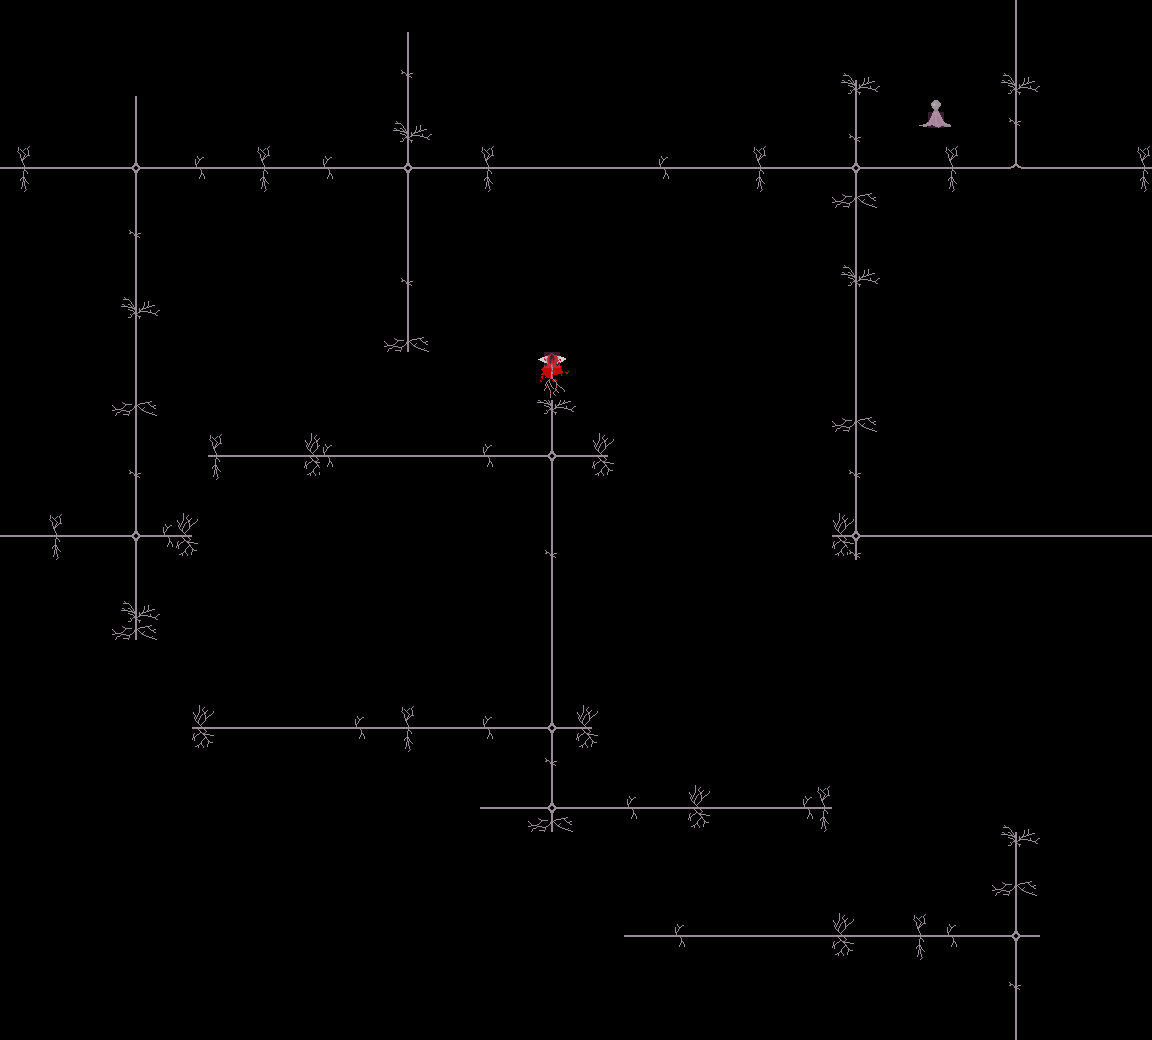

A level layout from a 2D game, rendered from its tile map. Below: a short description, then the map file with tile-grid data replaced by summaries:
An orthogonal 72x65 tile map with 16x16 px tiles, 4 tile layers (Floor, Props, Above, Collision), 2 tilesets and 11 objects.

<map version="1.10" tiledversion="1.11.0" orientation="orthogonal" renderorder="right-down" width="72" height="65" tilewidth="16" tileheight="16" infinite="0" nextlayerid="7" nextobjectid="12">
 <properties>
  <property name="looping" type="bool" value="true" />
  <property name="music" value="res/audio/music/heart.ogg" />
  <property name="music_speed" type="float" value="0.8" />
  <property name="music_volume" type="float" value="1" />
  <property name="tint" value="10,0,0,100" />
 </properties>
 <tileset firstgid="1" source="tilesets/nerve_paths.tsx" />
 <tileset firstgid="65" source="entity/electron.tsx" />
 <layer id="1" name="Floor" width="72" height="65">
  <data>[4680 cells, 327 non-empty, 4 distinct tile ids]</data>
 </layer>
 <layer id="3" name="Props" width="72" height="65">
  <data>[4680 cells, 204 non-empty, 36 distinct tile ids]</data>
 </layer>
 <objectgroup id="4" name="Entities">
  <object id="1" gid="65" x="544" y="672" width="16" height="16">
   <properties>
    <property name="script" value="electron.lua" />
    <property name="solid" type="bool" value="false" />
   </properties>
  </object>
  <object id="2" gid="65" x="448" y="736" width="16" height="16">
   <properties>
    <property name="script" value="electron.lua" />
    <property name="solid" type="bool" value="false" />
   </properties>
  </object>
  <object id="3" gid="65" x="400" y="464" width="16" height="16">
   <properties>
    <property name="script" value="electron.lua" />
    <property name="solid" type="bool" value="false" />
   </properties>
  </object>
  <object id="4" gid="65" x="128" y="368" width="16" height="16">
   <properties>
    <property name="script" value="electron.lua" />
    <property name="solid" type="bool" value="false" />
   </properties>
  </object>
  <object id="5" gid="65" x="400" y="224" width="16" height="16">
   <properties>
    <property name="script" value="electron.lua" />
    <property name="solid" type="bool" value="false" />
   </properties>
  </object>
  <object id="6" gid="65" x="848" y="176" width="16" height="16">
   <properties>
    <property name="script" value="electron.lua" />
    <property name="solid" type="bool" value="false" />
   </properties>
  </object>
  <object id="7" gid="65" x="1008" y="544" width="16" height="16">
   <properties>
    <property name="script" value="electron.lua" />
    <property name="solid" type="bool" value="false" />
   </properties>
  </object>
  <object id="8" gid="65" x="784" y="176" width="16" height="16">
   <properties>
    <property name="script" value="electron.lua" />
    <property name="solid" type="bool" value="false" />
   </properties>
  </object>
  <object id="9" gid="65" x="896" y="944" width="16" height="16">
   <properties>
    <property name="script" value="electron.lua" />
    <property name="solid" type="bool" value="false" />
   </properties>
  </object>
  <object id="10" gid="11" x="544" y="368" width="16" height="16">
   <properties>
    <property name="draw" type="bool" value="false" />
    <property name="meta">{
	"warp_map": "paranoia.tmx",
	"warp_x": 14,
	"warp_y": 77
}</property>
    <property name="script" value="entrances/use_warp_bottom.lua" />
   </properties>
  </object>
  <object id="11" gid="12" x="928" y="128" width="16" height="16">
   <properties>
    <property name="draw" type="bool" value="false" />
    <property name="script" value="nerve_paths/controller.lua" />
   </properties>
  </object>
 </objectgroup>
 <layer id="6" name="Above" width="72" height="65">
  <properties>
   <property name="height" type="int" value="1" />
  </properties>
  <data>[4680 cells, 1 non-empty, 1 distinct tile ids]</data>
 </layer>
 <layer id="5" name="Collision" width="72" height="65" opacity="0.25">
  <properties>
   <property name="draw" type="bool" value="false" />
  </properties>
  <data>[4680 cells, 2 non-empty, 1 distinct tile ids]</data>
 </layer>
</map>
